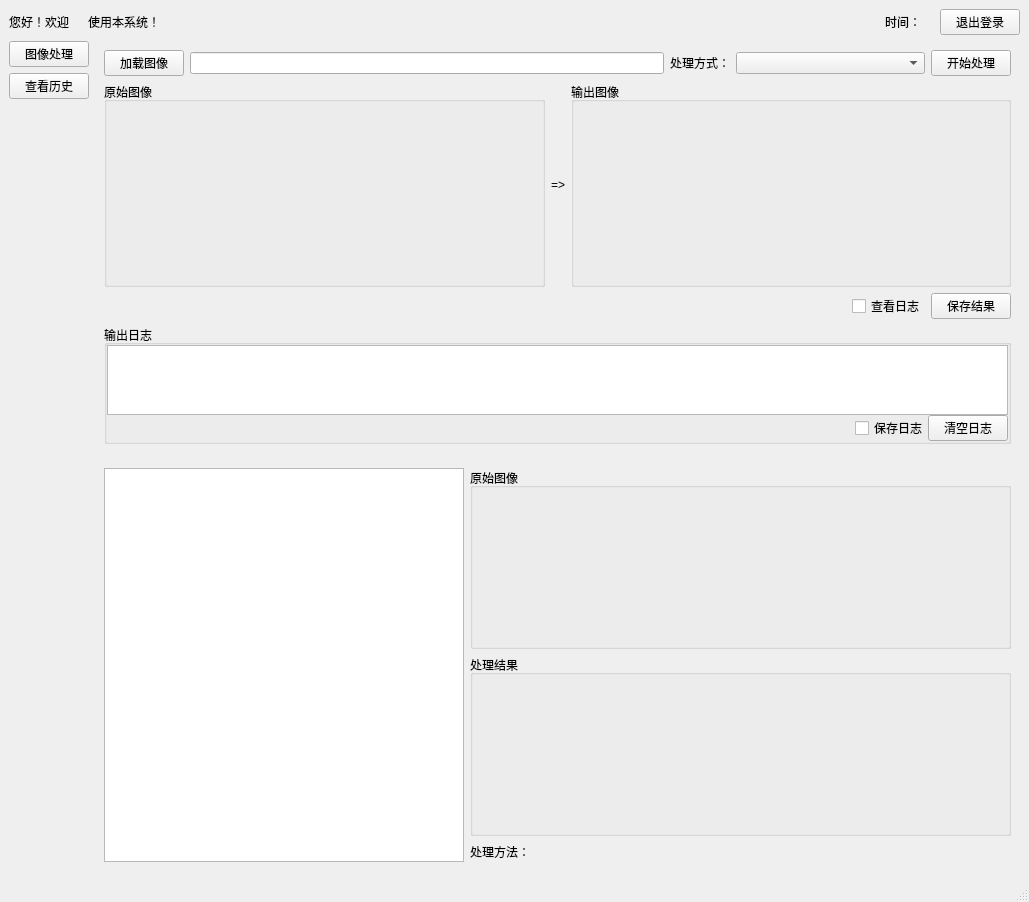
<?xml version="1.0" encoding="UTF-8"?>
<ui version="4.0">
 <class>MainWindow</class>
 <widget class="QMainWindow" name="MainWindow">
  <property name="geometry">
   <rect>
    <x>0</x>
    <y>0</y>
    <width>1029</width>
    <height>902</height>
   </rect>
  </property>
  <property name="windowTitle">
   <string>电路板缺陷检测系统</string>
  </property>
  <widget class="QWidget" name="centralwidget">
   <property name="minimumSize">
    <size>
     <width>800</width>
     <height>0</height>
    </size>
   </property>
   <layout class="QVBoxLayout" name="verticalLayout_12">
    <item>
     <layout class="QHBoxLayout" name="horizontalLayout_8">
      <item>
       <widget class="QLabel" name="label_6">
        <property name="text">
         <string>您好！欢迎</string>
        </property>
       </widget>
      </item>
      <item>
       <widget class="QLabel" name="lb_welcome">
        <property name="text">
         <string/>
        </property>
       </widget>
      </item>
      <item>
       <widget class="QLabel" name="label_5">
        <property name="text">
         <string>使用本系统！</string>
        </property>
       </widget>
      </item>
      <item>
       <spacer name="horizontalSpacer_4">
        <property name="orientation">
         <enum>Qt::Horizontal</enum>
        </property>
        <property name="sizeHint" stdset="0">
         <size>
          <width>40</width>
          <height>20</height>
         </size>
        </property>
       </spacer>
      </item>
      <item>
       <widget class="QLabel" name="label_4">
        <property name="text">
         <string>时间：</string>
        </property>
       </widget>
      </item>
      <item>
       <widget class="QLabel" name="lb_time">
        <property name="text">
         <string/>
        </property>
       </widget>
      </item>
      <item>
       <widget class="QPushButton" name="pb_logout">
        <property name="text">
         <string>退出登录</string>
        </property>
       </widget>
      </item>
     </layout>
    </item>
    <item>
     <layout class="QHBoxLayout" name="horizontalLayout_5">
      <item>
       <layout class="QVBoxLayout" name="verticalLayout_4">
        <item>
         <widget class="QPushButton" name="pb_main">
          <property name="text">
           <string>图像处理</string>
          </property>
         </widget>
        </item>
        <item>
         <widget class="QPushButton" name="pb_history">
          <property name="text">
           <string>查看历史</string>
          </property>
         </widget>
        </item>
        <item>
         <spacer name="verticalSpacer">
          <property name="orientation">
           <enum>Qt::Vertical</enum>
          </property>
          <property name="sizeHint" stdset="0">
           <size>
            <width>20</width>
            <height>40</height>
           </size>
          </property>
         </spacer>
        </item>
       </layout>
      </item>
      <item>
       <layout class="QVBoxLayout" name="verticalLayout_11">
        <item>
         <widget class="QWidget" name="w_main" native="true">
          <layout class="QVBoxLayout" name="verticalLayout_10">
           <item>
            <layout class="QVBoxLayout" name="verticalLayout_5" stretch="0,5,0,2">
             <item>
              <layout class="QHBoxLayout" name="horizontalLayout_3" stretch="0,5,0,2,0">
               <item>
                <widget class="QPushButton" name="pb_import">
                 <property name="text">
                  <string>加载图像</string>
                 </property>
                </widget>
               </item>
               <item>
                <widget class="QLineEdit" name="le_path"/>
               </item>
               <item>
                <widget class="QLabel" name="label_2">
                 <property name="text">
                  <string>处理方式：</string>
                 </property>
                </widget>
               </item>
               <item>
                <widget class="QComboBox" name="cb_way"/>
               </item>
               <item>
                <widget class="QPushButton" name="pb_start">
                 <property name="text">
                  <string>开始处理</string>
                 </property>
                </widget>
               </item>
              </layout>
             </item>
             <item>
              <layout class="QHBoxLayout" name="horizontalLayout_2" stretch="1,0,1">
               <item>
                <widget class="QGroupBox" name="groupBox">
                 <property name="title">
                  <string>原始图像</string>
                 </property>
                 <layout class="QVBoxLayout" name="verticalLayout_2">
                  <item>
                   <widget class="QLabel" name="lb_original">
                    <property name="text">
                     <string/>
                    </property>
                   </widget>
                  </item>
                 </layout>
                </widget>
               </item>
               <item>
                <widget class="QLabel" name="label">
                 <property name="sizePolicy">
                  <sizepolicy hsizetype="Fixed" vsizetype="Preferred">
                   <horstretch>0</horstretch>
                   <verstretch>0</verstretch>
                  </sizepolicy>
                 </property>
                 <property name="text">
                  <string>=&gt;</string>
                 </property>
                </widget>
               </item>
               <item>
                <widget class="QGroupBox" name="groupBox_2">
                 <property name="title">
                  <string>输出图像</string>
                 </property>
                 <layout class="QVBoxLayout" name="verticalLayout_3">
                  <item>
                   <widget class="QLabel" name="lb_result">
                    <property name="text">
                     <string/>
                    </property>
                   </widget>
                  </item>
                 </layout>
                </widget>
               </item>
              </layout>
             </item>
             <item>
              <layout class="QHBoxLayout" name="horizontalLayout">
               <item>
                <spacer name="horizontalSpacer_2">
                 <property name="orientation">
                  <enum>Qt::Horizontal</enum>
                 </property>
                 <property name="sizeHint" stdset="0">
                  <size>
                   <width>40</width>
                   <height>20</height>
                  </size>
                 </property>
                </spacer>
               </item>
               <item>
                <widget class="QCheckBox" name="cb_show_info">
                 <property name="text">
                  <string>查看日志</string>
                 </property>
                </widget>
               </item>
               <item>
                <widget class="QPushButton" name="pb_save">
                 <property name="text">
                  <string>保存结果</string>
                 </property>
                </widget>
               </item>
              </layout>
             </item>
             <item>
              <widget class="QGroupBox" name="gb_info">
               <property name="title">
                <string>输出日志</string>
               </property>
               <layout class="QVBoxLayout" name="verticalLayout">
                <property name="spacing">
                 <number>0</number>
                </property>
                <property name="leftMargin">
                 <number>0</number>
                </property>
                <property name="topMargin">
                 <number>0</number>
                </property>
                <property name="rightMargin">
                 <number>0</number>
                </property>
                <property name="bottomMargin">
                 <number>0</number>
                </property>
                <item>
                 <widget class="QTextBrowser" name="textBrowser"/>
                </item>
                <item>
                 <layout class="QHBoxLayout" name="horizontalLayout_4">
                  <item>
                   <spacer name="horizontalSpacer">
                    <property name="orientation">
                     <enum>Qt::Horizontal</enum>
                    </property>
                    <property name="sizeHint" stdset="0">
                     <size>
                      <width>40</width>
                      <height>20</height>
                     </size>
                    </property>
                   </spacer>
                  </item>
                  <item>
                   <widget class="QCheckBox" name="cb_save_info">
                    <property name="text">
                     <string>保存日志</string>
                    </property>
                   </widget>
                  </item>
                  <item>
                   <widget class="QPushButton" name="pb_clear_info">
                    <property name="text">
                     <string>清空日志</string>
                    </property>
                   </widget>
                  </item>
                 </layout>
                </item>
               </layout>
              </widget>
             </item>
            </layout>
           </item>
          </layout>
         </widget>
        </item>
        <item>
         <widget class="QWidget" name="w_history" native="true">
          <layout class="QVBoxLayout" name="verticalLayout_7">
           <item>
            <layout class="QHBoxLayout" name="horizontalLayout_6" stretch="2,3">
             <item>
              <widget class="QTreeView" name="tv_history"/>
             </item>
             <item>
              <layout class="QVBoxLayout" name="verticalLayout_6" stretch="1,1,0">
               <item>
                <widget class="QGroupBox" name="groupBox_4">
                 <property name="title">
                  <string>原始图像</string>
                 </property>
                 <layout class="QVBoxLayout" name="verticalLayout_8">
                  <item>
                   <widget class="QLabel" name="lb_history_original">
                    <property name="text">
                     <string/>
                    </property>
                   </widget>
                  </item>
                 </layout>
                </widget>
               </item>
               <item>
                <widget class="QGroupBox" name="groupBox_3">
                 <property name="title">
                  <string>处理结果</string>
                 </property>
                 <layout class="QVBoxLayout" name="verticalLayout_9">
                  <item>
                   <widget class="QLabel" name="lb_history_result">
                    <property name="text">
                     <string/>
                    </property>
                   </widget>
                  </item>
                 </layout>
                </widget>
               </item>
               <item>
                <layout class="QHBoxLayout" name="horizontalLayout_7">
                 <item>
                  <widget class="QLabel" name="label_3">
                   <property name="text">
                    <string>处理方法：</string>
                   </property>
                  </widget>
                 </item>
                 <item>
                  <widget class="QLabel" name="lb_history_way">
                   <property name="text">
                    <string/>
                   </property>
                  </widget>
                 </item>
                 <item>
                  <spacer name="horizontalSpacer_3">
                   <property name="orientation">
                    <enum>Qt::Horizontal</enum>
                   </property>
                   <property name="sizeHint" stdset="0">
                    <size>
                     <width>40</width>
                     <height>20</height>
                    </size>
                   </property>
                  </spacer>
                 </item>
                </layout>
               </item>
              </layout>
             </item>
            </layout>
           </item>
          </layout>
         </widget>
        </item>
       </layout>
      </item>
     </layout>
    </item>
   </layout>
  </widget>
  <widget class="QMenuBar" name="menubar">
   <property name="geometry">
    <rect>
     <x>0</x>
     <y>0</y>
     <width>1029</width>
     <height>23</height>
    </rect>
   </property>
  </widget>
  <widget class="QStatusBar" name="statusbar"/>
 </widget>
 <resources/>
 <connections/>
</ui>
